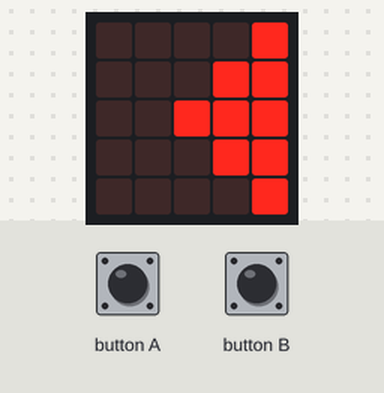
Simulated run of this program. Board: BBC micro:bit (MakeCode). On the bench: the board's 5×5 LED display. Inputs (shaded band) come from the test bench.

Above: at 1.2 s.
1.3 s: button A pressed for 0.15 s
At 1.81 s:
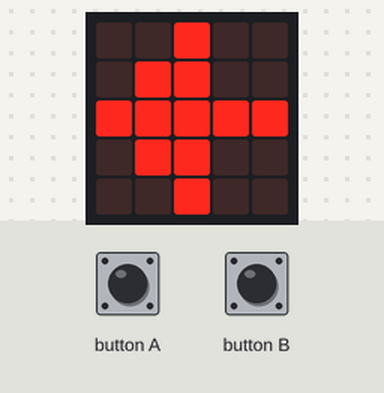
2.0 s: button B pressed for 0.15 s
At 4.1 s:
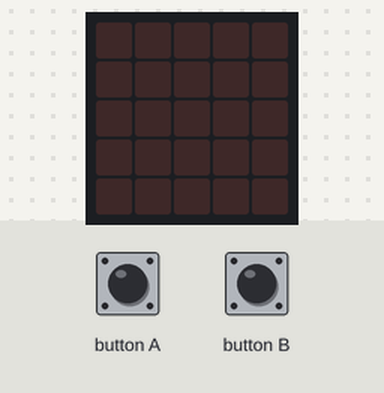
At 4.64 s:
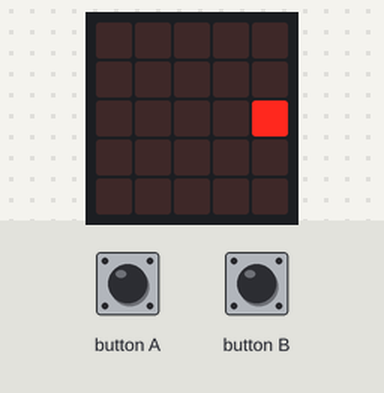
Timing chart, 0 to 6.1 s (numbered marks = the images above; inputs shaded):
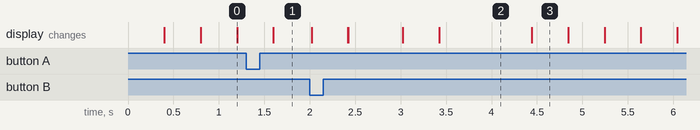

Measured:
- after the input at 2.0 s, the display: first differs from a run without the input after 2.4 s (image 3)
- what the display in image 0 shows lasts 0.4 s, from 0.8 s to 1.2 s
- what the display in image 2 shows lasts 1.0 s, from 3.4 s to 4.4 s

The program:

main.ts
```typescript
let a_ha_sido_tocado = 0
input.onButtonPressed(Button.A, function () {
    a_ha_sido_tocado = 1
})
input.onButtonPressed(Button.B, function () {
    a_ha_sido_tocado = 2
})
basic.forever(function () {
    if (a_ha_sido_tocado == 1) {
        basic.showLeds(`
            . . . . .
            . # . # .
            . # # # .
            . . # . .
            . . . . .
            `)
        basic.clearScreen()
        basic.pause(1)
        basic.showIcon(IconNames.Heart)
        basic.pause(1)
        basic.clearScreen()
        basic.showLeds(`
            . . . . .
            . # . # .
            . # # # .
            . . # . .
            . . . . .
            `)
        basic.pause(1)
        basic.clearScreen()
        basic.pause(1000)
    } else {
        basic.showLeds(`
            . . . . .
            . . . . .
            . . . . #
            . . . . .
            . . . . .
            `)
        basic.showLeds(`
            . . . . .
            . . . . #
            . . . # #
            . . . . #
            . . . . .
            `)
        basic.showLeds(`
            . . . . #
            . . . # #
            . . # # #
            . . . # #
            . . . . #
            `)
        basic.showLeds(`
            . . . # .
            . . # # .
            . # # # #
            . . # # .
            . . . # .
            `)
        basic.showLeds(`
            . . # . .
            . # # . .
            # # # # #
            . # # . .
            . . # . .
            `)
    }
})
```

test.ts
```typescript
// aquí va el archivo "tests"; esto no se compilará cuando este paquete se utilice como una extensión.
```
